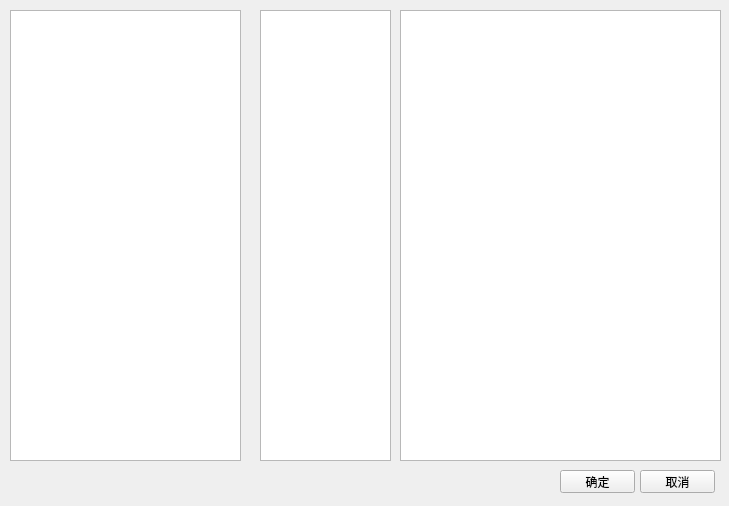
<?xml version="1.0" encoding="UTF-8"?>
<ui version="4.0">
 <class>CInputSet</class>
 <widget class="QWidget" name="CInputSet">
  <property name="geometry">
   <rect>
    <x>0</x>
    <y>0</y>
    <width>729</width>
    <height>506</height>
   </rect>
  </property>
  <property name="windowTitle">
   <string>CFlowSet</string>
  </property>
  <widget class="QPushButton" name="pushButton">
   <property name="geometry">
    <rect>
     <x>560</x>
     <y>470</y>
     <width>75</width>
     <height>23</height>
    </rect>
   </property>
   <property name="text">
    <string>确定</string>
   </property>
  </widget>
  <widget class="QPushButton" name="pushButton_2">
   <property name="geometry">
    <rect>
     <x>640</x>
     <y>470</y>
     <width>75</width>
     <height>23</height>
    </rect>
   </property>
   <property name="text">
    <string>取消</string>
   </property>
  </widget>
  <widget class="QTableView" name="tableViewInputParam">
   <property name="geometry">
    <rect>
     <x>10</x>
     <y>10</y>
     <width>231</width>
     <height>451</height>
    </rect>
   </property>
  </widget>
  <widget class="QTableView" name="tableViewSelectedObj">
   <property name="geometry">
    <rect>
     <x>260</x>
     <y>10</y>
     <width>131</width>
     <height>451</height>
    </rect>
   </property>
  </widget>
  <widget class="QTableView" name="tableViewSelectedParam">
   <property name="geometry">
    <rect>
     <x>400</x>
     <y>10</y>
     <width>321</width>
     <height>451</height>
    </rect>
   </property>
  </widget>
 </widget>
 <layoutdefault spacing="6" margin="11"/>
 <resources/>
 <connections/>
</ui>
